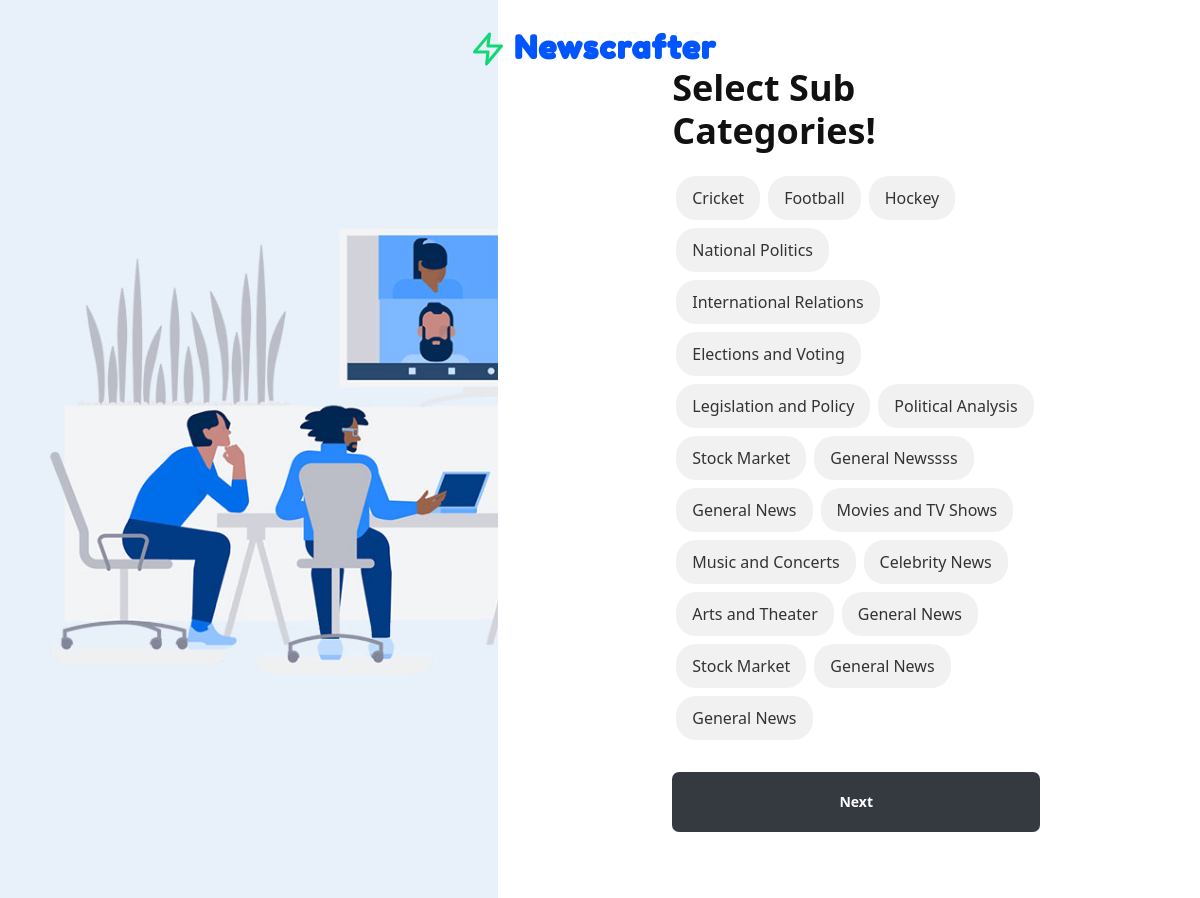
The page /sub-category-select/ (signed in) on the database its author committed.
### adminapp/models.py (models this page shows)
class NewsSubCategory(models.Model):
    category = models.ForeignKey(NewsCategory,on_delete=models.CASCADE,null=True,blank=True)
    sub_category_name = models.CharField(max_length=100)
    def __str__(self):
        return f"{self.category.category_name} - {self.sub_category_name}"

### web/views.py (the view, shortened to what this page needs)
# urls.py: path('sub-category-select/',views.sub_category_select,name="sub_category_select")
def sub_category_select(request):
    user = request.user
    my_categories = MyCategory.objects.filter(user=user)
    print(my_categories)
    news_categories = [my_category.category for my_category in my_categories]
    print(news_categories)
    news_sub_categories = NewsSubCategory.objects.filter(category__in=news_categories)
    print(news_sub_categories)
    context = {
        'news_sub_categories' : news_sub_categories
    }
    return render(request,'web/sub_category.html',context)

### adminapp/models.py (called while the page is built)
    def __str__(self):
        return self.category_name

### users/models.py (called while the page is built)
    def __str__(self):
        return f"{self.user.username} - {self.category.category_name}"

### templates/web/sub_category.html (shortened to what this page needs)
{% load static %}
<!DOCTYPE html>
<html lang="en">
<head>
    <link rel="stylesheet" href="{% static 'web/css/themify-icons.css' %}">
    <link rel="stylesheet" href="{% static 'web/css/feather.css' %}">
    <link rel="stylesheet" href="{% static 'web/css/style.css' %}">
</head>
<body class="color-theme-blue">
    <div class="main-wrap">
        <div class="nav-header bg-transparent shadow-none border-0">
            <div class="nav-top w-100">
                <a href="index.html"><i class="feather-zap text-success display1-size me-2 ms-0"></i><span class="d-inline-block fredoka-font ls-3 fw-600 text-current font-xxl logo-text mb-0">Newscrafter </span> </a>
            </div>
        </div>
        <div class="row">
            <div class="col-xl-5 d-none d-xl-block p-0 vh-100 bg-image-cover bg-no-repeat" style="background-image: url({% static 'web/images/login-bg-2.jpg' %});"></div>
            <div class="col-xl-7 vh-100 align-items-center d-flex bg-white rounded-3 overflow-hidden">
                <div class="card shadow-none border-0 ms-auto me-auto login-card">
                    <div class="card-body rounded-0 text-left">
                        <h2 class="fw-700 display1-size display2-md-size mb-4">Select Sub Categories!</h2>
                        <form method="post">
                            <div class="d-flex flex-wrap">
                                {% for news_sub_category in news_sub_categories %}
                                <label class="category-tag mx-1 mb-2">
                                    <span class="tag-content px-3 py-2">{{ news_sub_category.sub_category_name }}</span>
                                </label>
                                {% endfor %}
                            </div>
                            <div class="form-group mt-4">
                                <button type="submit" class="form-control text-center style2-input text-white fw-600 bg-dark border-0 p-0">
                                    Next
                                </button>
                            </div>
                        </form>
                    </div>
                </div>
            </div>
        </div>
    </div>
</body>
</html>

### static/web/css/feather.css (style rules this page uses)
[class^="feather-"], [class*=" feather-"] { font-family: 'feather' !important; speak: none; font-style: normal; font-weight: normal; font-variant: normal; text-transform: none; line-height: 1; -webkit-font-smoothing: antialiased; -moz-osx-font-smoothing: grayscale; }
.feather-zap:before { content: "\ea06"; }

### templates/web/sub_category.html (style rules this page uses)
body { overflow-y: auto; }
.category-tag { cursor: pointer; }
.vh-100 { min-height: 100vh; overflow-y: auto; }
.card-body { max-height: calc(100vh - 100px); overflow-y: auto; }
.tag-content { display: inline-block; background-color: #f1f1f1; color: #333; border-radius: 20px; transition: background-color 0.3s, color 0.3s; }

### rows shown on the page
NewsSubCategory: sub_category_name "Cricket"
NewsSubCategory: sub_category_name "Football"
NewsSubCategory: sub_category_name "Hockey"
NewsSubCategory: sub_category_name "National Politics"
NewsSubCategory: sub_category_name "International Relations"
NewsSubCategory: sub_category_name "Elections and Voting"
NewsSubCategory: sub_category_name "Legislation and Policy"
NewsSubCategory: sub_category_name "Political Analysis"
NewsSubCategory: sub_category_name "Stock Market"
NewsSubCategory: sub_category_name "General Newssss"
NewsSubCategory: sub_category_name "General News"
NewsSubCategory: sub_category_name "Movies and TV Shows"
NewsSubCategory: sub_category_name "Music and Concerts"
NewsSubCategory: sub_category_name "Celebrity News"
NewsSubCategory: sub_category_name "Arts and Theater"
NewsSubCategory: sub_category_name "General News"
NewsSubCategory: sub_category_name "Stock Market"
NewsSubCategory: sub_category_name "General News"
NewsSubCategory: sub_category_name "General News"
